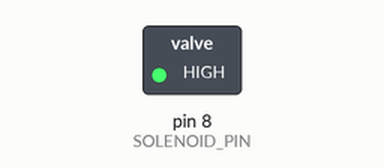
Bench run of a sketch on a simulated Arduino Uno, built with avr-gcc and run on an emulated ATmega328P. On the bench: switched loads named in the sketch (green lamp = pin HIGH). Dashed ring = blinking. What the sketch prints to the serial monitor is not drawn.

Above: at 0.15 s.
Timing chart, 0 to 5.3 s (numbered marks = the images above):
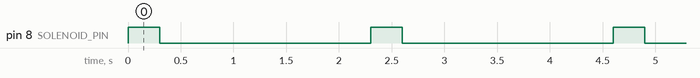

Measured:
- by itself, pin 8 (SOLENOID_PIN): alternates HIGH for 0.30 s and LOW for 2.0 s

The sketch:

arduino.ino
```cpp
// Drive via transistor/MOSFET + flyback diode — not directly from GPIO for long on-times
#define SOLENOID_PIN 8

void setup() {
  Serial.begin(9600);
  pinMode(SOLENOID_PIN, OUTPUT);
  digitalWrite(SOLENOID_PIN, LOW);
  Serial.println("Solenoid Ready");
}

void loop() {
  digitalWrite(SOLENOID_PIN, HIGH);
  Serial.println("Pull");
  delay(300);  // short pulse — coils heat up if left on

  digitalWrite(SOLENOID_PIN, LOW);
  Serial.println("Release");
  delay(2000);
}
```
